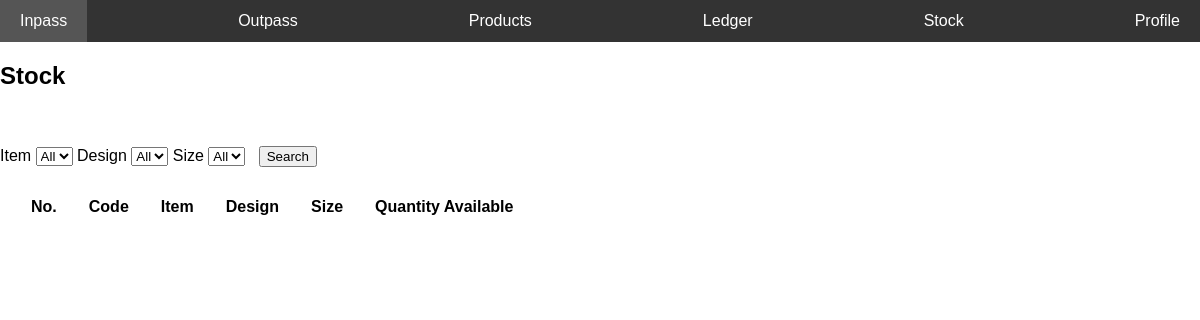
Before: /stock.php with the older database file.
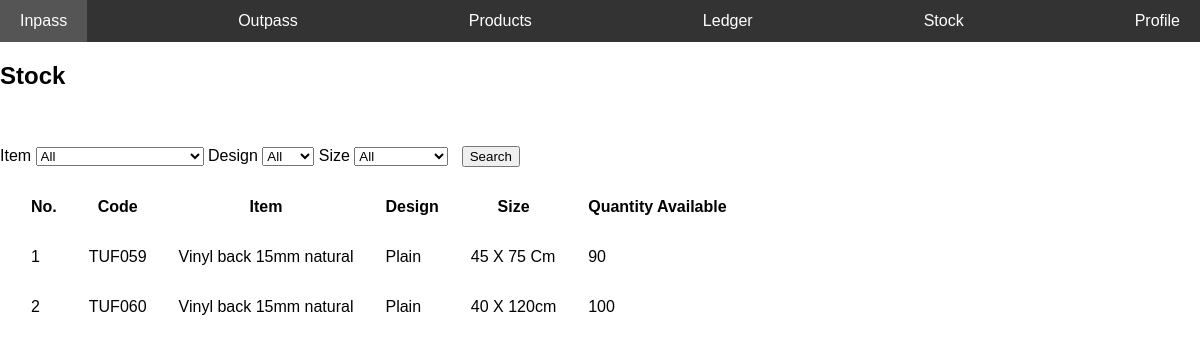
After: the same page with the newer database file.
### tables this page shows
CREATE TABLE IF NOT EXISTS `stock` (
  `index` int NOT NULL AUTO_INCREMENT,
  `grade` varchar(25) NOT NULL,
  `code` varchar(25) NOT NULL,
  `item` varchar(50) NOT NULL,
  `design` varchar(50) NOT NULL,
  `size` varchar(25) NOT NULL,
  `qty` int NOT NULL,
  `default` int NOT NULL DEFAULT '1',
  PRIMARY KEY (`index`)
);

### stock.php (the view, shortened to what this page needs)
<?php
include 'conn.php';
include 'nav.php';
?>
<?php
$sql = "SELECT * from stock";
$retval = mysqli_query($conn, $sql);
?>
<html>
<body>
<h2>Stock</h2>
    <br>
    <br>
    <form name="filter" method="post">
        <label>Item</label>
        <select name='item'>
            <option selected>All</option>
        </select>
        <label>Design</label>
        <select name='design'>
            <option selected>All</option>
        </select>
        <label>Size</label>
        <select name='size'>
            <option selected>All</option>
        </select> &nbsp;
        <input type="submit" name="filter" value="Search">
    </form>
    <table style="border-spacing:30px;">
        <thead>
            <th>
                No.
            </th>
            <th>
                Code
            </th>
            <th>
                Item
            </th>
            <th>
                Design
            </th>
            <th>
                Size
            </th>
            <th>
                Quantity Available
            </th>
        </thead>
        <tbody>
            <?php
            $i = 1;
            while ($row = mysqli_fetch_assoc($retval)) {
                echo "
                <tr>
                <td>
                    $i
                </td>
                <td>
                    {$row['code']}
                </td>
                <td>
                    {$row['item']}
                </td>
                <td>
                    {$row['design']}
                </td>
                <td>
                    {$row['size']}
                </td>
                <td>
                    {$row['qty']}
                </td>
                </tr>";
                $i = $i + 1;
            }
            ?>
        </tbody>
    </table>
</body>
</html>

Changed rows visible on the page:
added stock: code "TUF059", item "Vinyl back 15mm natural", design "Plain", size "45 X 75 Cm", qty "90"
added stock: code "TUF060", item "Vinyl back 15mm natural", design "Plain", size "40 X 120cm", qty "100"
